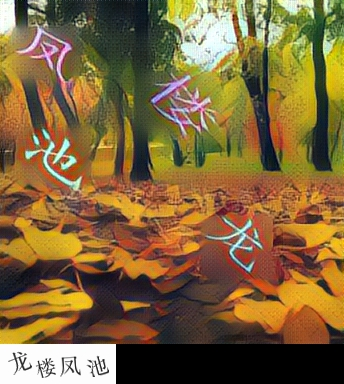
#> input picture 06点触验证码/1.jpg, 344 x 384 px
$ python '字母验证码.py'
#> lines starting #> are read from the running program, lines starting #| are printed output that depends on the picture; after the words box and inside, x2 and y2 are one past the last pixel; in counts of white or black regions, pixels touching at a corner belong together
#> the answer given: ../06点触验证码/1.jpg
import pytesseract
from PIL import Image


class Captcha:
    def __init__(self, img_file=None):
#> called with img_file = '../06点触验证码/1.jpg'
        if img_file:
            self.img = Image.open(img_file)
#> self.img is the input picture: PIL image 344x384 RGB; mean R, G, B 127.7, 102, 59.8
        else:
            self.img = img_file

    def convert_two_value(self):
        # 增强对比度
        self.img = self.img.point(lambda x: x * 1.2)
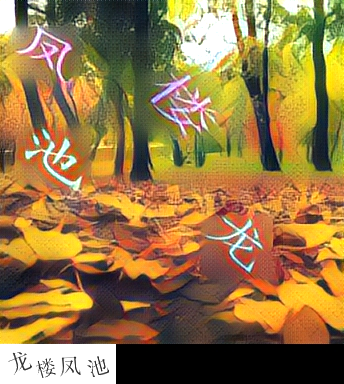
#> self.img: PIL image 344x384 RGB; mean R, G, B 150.2, 119.8, 69.6
        # 获取尺寸
        w, h = self.img.size
#> w = 344; h = 384
        # 灰度化
        self.img = self.img.convert('L')
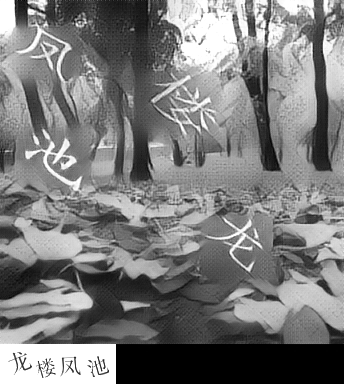
#> self.img: PIL image 344x384 L; min 0, max 255, mean 123.2
        # 获取所有的像素点
        pixels = self.img.load()
        total = []
        for i in range(w):
            for j in range(h):
                total.append(pixels[i, j])
#> after the loop, total = 132096 items
        # 计算平均值
        avg = sum(total) // len(total)
#> avg = 123
        self.img = self.img.point(lambda x: 0 if x < avg else 255)
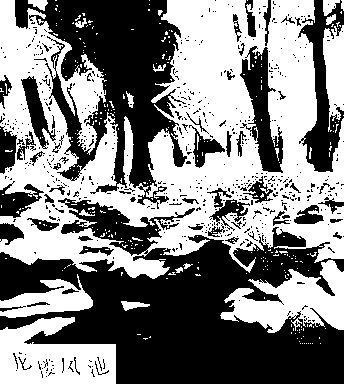
#> self.img: PIL image 344x384 L; 51% white; 605 black regions (545 under 20 px), largest, box (x1, y1, x2, y2) and area: (0, 198, 344, 384) 33815, (15, 0, 187, 209) 16102, (298, 0, 344, 172) 3235

    def noise_reduction(self):
        w, h = self.img.size
#> w = 344; h = 384
        pixels = self.img.load()
        # 先处理四边
        # 顶边
        for i in range(w):
            pixels[i, 0] = 255
        # 底边
        for i in range(w):
            pixels[i, h-1] = 255
        # 左边
        for i in range(h):
            pixels[0, i] = 255
        # 右边
        for i in range(h):
            pixels[w-1, i] = 255
        # 处理其他点
        for i in range(1, w-1):
            for j in range(1, h-1):
                sum = pixels[i, j-1] + pixels[i, j + 1] + pixels[i-1, j] + pixels[i+1, j] + pixels[i-1, j-1] + pixels[i-1, j+1] + pixels[i+1, j-1] + pixels[i+1, j+1]
                if sum // 255 > 5:
                    pixels[i, j] = 255
    def image_to_string(self):
        self.convert_two_value()
        self.noise_reduction()
        self.img.show()
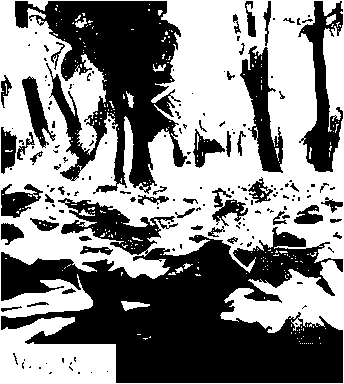
#> shown: PIL image 344x384 L; 53% white; 169 black regions (117 under 20 px), largest, box (x1, y1, x2, y2) and area: (1, 198, 343, 383) 33271, (15, 1, 187, 194) 15524, (298, 1, 343, 172) 3157
#> (the run stopped early here; a loop or call above may not have finished)
